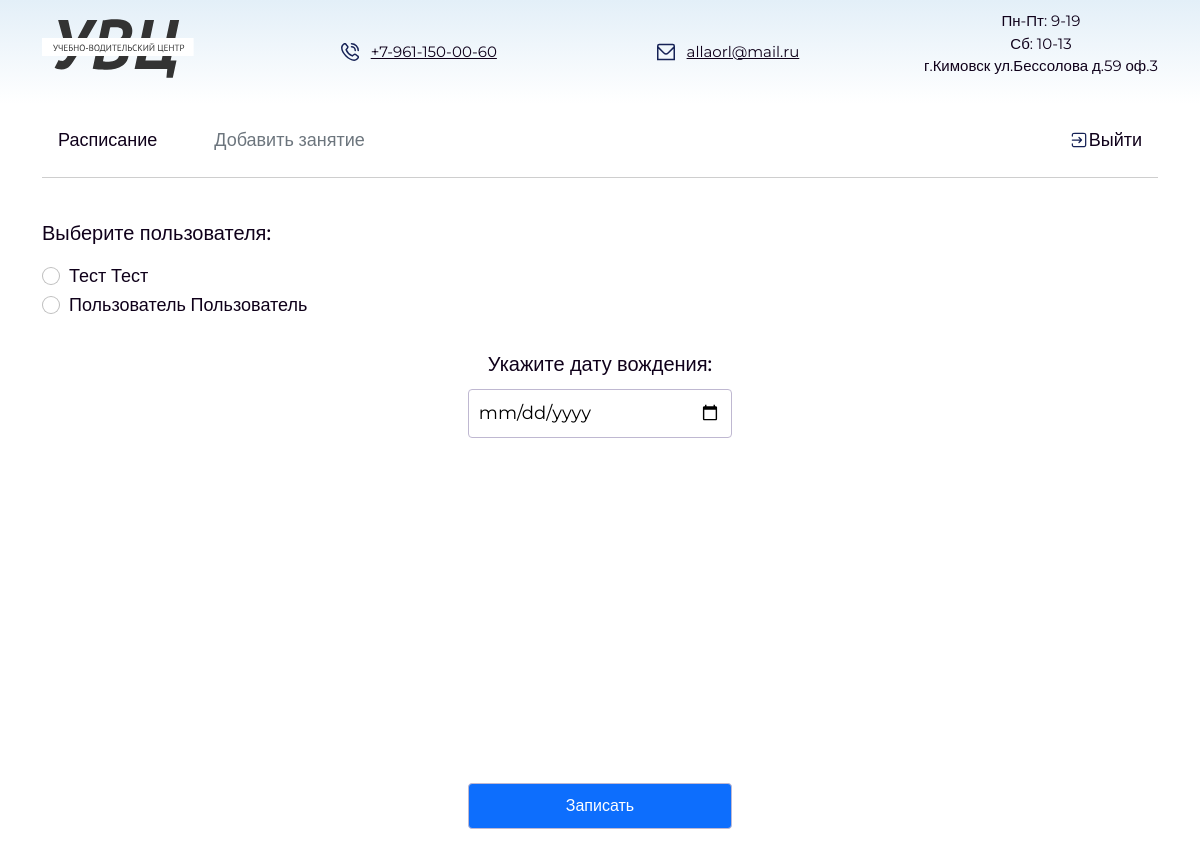
The page /users/user_profile/teacher_notation/ (signed in) on the database its author committed.
### users/models.py (models this page shows)
class User(AbstractUser):
    email = models.EmailField(
        _('email address'),
        unique=True,
    )
    email_verify = models.BooleanField(default=False)
    surname = models.CharField(max_length=255, blank=True, null=True)
    USERNAME_FIELD = 'email'
    REQUIRED_FIELDS = []

### users/views.py (the view)
# urls.py: path('user_profile/teacher_notation/', teacher_notation),
def teacher_notation(request):
    current_user = request.user
    notations = Notation.objects.filter(instructor_id=current_user.id)
    user_ids = notations.values_list('user_id', flat=True)
    users_sorted = User.objects.filter(id__in=user_ids)
    user_id_current = request.user.id
    instructor = Instructor.objects.get(user_id=user_id_current)
    instructor_id = instructor.id
    if request.method == 'POST':
        form = AppointmentForm(request.POST)
        if form.is_valid():
            date = form.cleaned_data['date']
            time = request.POST.get('time')
            existing_appointment = Appointment.objects.filter(date=date, time=time, instructor=instructor_id).first()
            if existing_appointment:
                    return render(request, 'teacher_notation.html', {'form': form, 'error_message': 'Время уже занято.'})
            else:
                appointment = form.save(commit=False)
                appointment.instructor = instructor
                appointment.is_available = False
                appointment.time = time
                selected_user_id = request.POST.get('user_radio')
                selected_user = User.objects.get(id=selected_user_id)
                appointment.student = selected_user
                appointment.save()
                context = {'appointments': appointment}
                return render(request, 'success_url.html', context)
    else:
        form = AppointmentForm()
        date = form['date'].value()
        existing_appointments = Appointment.objects.filter(date=date)
        occupied_times = [appointment.time for appointment in existing_appointments if not appointment.is_available]
        available_times_filtered = [t for t in available_times if t not in occupied_times]
        time_choices = [(t.strftime('%H:%M'), t.strftime('%H:%M')) for t in available_times_filtered]
        form.fields['time'] = forms.ChoiceField(choices=time_choices)
    context = {'users': users_sorted, 'form': form}
    return render(request, 'teacher_notation.html', context)

### users/forms.py
class AppointmentForm(forms.ModelForm):
    class Meta:
        model = Appointment
        fields = ['date','time', 'student']
        widgets = {
            'date': forms.DateInput(attrs={'type': 'date', 'min': date.today()}),
            'time': forms.TextInput(),
        }

### templates/teacher_notation.html (shortened to what this page needs)
{% load static %}
<!DOCTYPE html>
<html lang="ru">
<head>
    <link href="https://cdn.jsdelivr.net/npm/bootstrap@5.0.2/dist/css/bootstrap.min.css" rel="stylesheet">
    <link rel="stylesheet" href="{% static 'css/main.css' %}">
</head>
<body>
    <header>
        <div class="container">
            <div class="header-els">
                <div class="header-icon">
                    <img src="{% static 'img/logo.svg' %}" alt="logo" class="logo">
                </div>
                <a href="tel:+7-961-150-00-60" class="item-menu menu-bg tel-menu">+7-961-150-00-60</a>
                <a href="mailto:allaorl@mail.ru" class="item-menu menu-bg mail-menu">allaorl@mail.ru</a>
                <p class="text-menu">Пн-Пт: 9-19 <br> Сб: 10-13 <br>
                    г.Кимовск ул.Бессолова д.59 оф.3 </p>
            </div>
        </div>
    </header>
    <main>
        <nav class="container">
            <ul class="nav">
                <li class="nav-item">
                    {% if user.is_authenticated %}
                        <a class="nav-link" href="/users/user_profile/schedule/">Расписание</a>
                    {% endif %}
                </li>
                <li class="nav-item">
                    {% if user.is_authenticated %}
                        <a class="nav-link current-link" href="/users/user_profile/teacher_notation/">Добавить занятие</a>
                    {% endif %}
                </li>
                <li class="nav-item nav-item-logout">
                    {% if user.is_authenticated %}
                        <a href="{% url 'logout' %}" class="nav-link img-exit">Выйти</a>
                    {% else %}
                        <a href="{% url 'login' %}" class="nav-login" >Войти </a>|<a href="{% url 'register' %}" class="nav-login" > Зарегистрироваться</a>
                    {% endif %}
                </li>
            </ul>
        </nav>
    </main>
    <div class="container">
        <form method="post" id="appointment-form">
            <div class="title-notation">Выберите пользователя:</div>
            {% if users %}
                <ul class="list-users">
                    {% for user in users %}
                        <li>
                            <div class="form-check">
                                <input class="form-check-input" type="radio" name="user_radio" id="user_{{ user.id }}" value="{{ user.id }}">
                                <label class="form-check-label" for="user_{{ user.id }}">
                                    {{ user.first_name }} {{ user.last_name }}
                                </label>
                            </div>
                        </li>
                    {% endfor %}
                </ul>
            {% else %}
                <p>No users found.</p>
            {% endif %}
            <div class="date-calendar date-calendar-teacher">
                <div class="date-title date-title-teacher">Укажите дату вождения:</div>
                {{ form.date }}
                <input type="submit" value="Записать" class="btn btn-primary btn-note">
             </div>
        </form>
    </div>
    <link rel="stylesheet" href="https://cdn.jsdelivr.net/npm/flatpickr/dist/flatpickr.min.css">
</body>
</html>

### static/css/main.css (style rules this page uses)
body { font-family: 'Montserrat', sans-serif; color: #0F001A; font-size: 18px; padding: 0; margin: 0; background: rgb(255,255,255); }
header { background: linear-gradient(0deg, rgba(255,255,255,1) 0%, rgba(227,239,248,1) 100%); }
.header-els { display: flex; align-items: center; justify-content: space-between; padding: 10px 0; font-size: 15px; text-align: center; }
.nav-link { color: var(--bs-primary-text-emphasis); }
.nav { position: relative; display: flex; border-bottom: 1.5px solid rgb(206 206 206); padding: 15px 0; }
.nav-item:not(:last-child) { margin-right: 25px; justify-content: space-between; }
.nav-item:last-child { margin-left: auto; }
.item-menu { margin: 0 35px; text-decoration: none; color: #0F001A; }
.tel-menu { padding-left: 30px; background-image: url(../img/phone-call-free-icon-font.svg); }
.mail-menu { padding-left: 30px; background-image: url(../img/envelope-free-icon-font.svg); }
.menu-bg { text-decoration: underline; margin-right: 24px; background-position: 0 center; background-repeat: no-repeat; display: inline-block; }
.img-exit { padding-left: 20px; background-image: url(../img/exit-2.svg); background-size: 20px; background-position: 0 center; background-repeat: no-repeat; }
.current-link { color: #6c757d; }
.date-calendar { margin-top: 30px; margin-bottom: 20px; display: grid; justify-content: center; }
.date-calendar input { border: 1px solid #bfb8d1; border-radius: 4px; padding: 10px; }
.date-title { text-align: center; }
.title-notation { margin-top: 40px; font-weight: 500; font-size: 20px; display: flex; align-items: center; }
.list-users { list-style-type: none; margin-top: 15px; padding: 0; }
.date-title-teacher { font-weight: 500; font-size: 20px; margin-bottom: 10px; padding: 0 20px; }

### rows shown on the page
User: first_name "Тест", last_name "Тест"
User: first_name "Пользователь", last_name "Пользователь"
